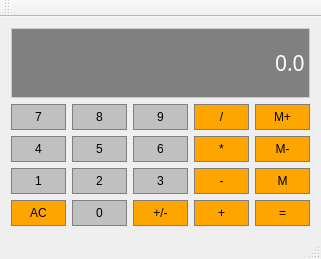
<?xml version="1.0" encoding="UTF-8"?>
<ui version="4.0">
 <class>QtCalcClass</class>
 <widget class="QMainWindow" name="QtCalcClass">
  <property name="geometry">
   <rect>
    <x>0</x>
    <y>0</y>
    <width>321</width>
    <height>259</height>
   </rect>
  </property>
  <property name="windowTitle">
   <string>QtCalc</string>
  </property>
  <widget class="QWidget" name="centralWidget">
   <layout class="QGridLayout" name="gridLayout">
    <item row="3" column="0" colspan="5">
     <widget class="QLineEdit" name="Display">
      <property name="sizePolicy">
       <sizepolicy hsizetype="Preferred" vsizetype="Expanding">
        <horstretch>0</horstretch>
        <verstretch>0</verstretch>
       </sizepolicy>
      </property>
      <property name="font">
       <font>
        <family>JetBrains Mono</family>
        <pointsize>16</pointsize>
       </font>
      </property>
      <property name="styleSheet">
       <string notr="true">QLineEdit{
	background-color: gray;
	border: 1px solid #CCCCCC;
	color: white;
}</string>
      </property>
      <property name="text">
       <string>0.0</string>
      </property>
      <property name="alignment">
       <set>Qt::AlignRight|Qt::AlignTrailing|Qt::AlignVCenter</set>
      </property>
     </widget>
    </item>
    <item row="6" column="2">
     <widget class="QPushButton" name="Button3">
      <property name="sizePolicy">
       <sizepolicy hsizetype="Preferred" vsizetype="Preferred">
        <horstretch>0</horstretch>
        <verstretch>0</verstretch>
       </sizepolicy>
      </property>
      <property name="styleSheet">
       <string notr="true">QPushButton{
	background-color: #C0C0C0;
	border: 1px solid gray;
	padding: 5px;
}

QPushButton:presed{
	background-color: #A9A9A9;
	border: 1px solid gray;
	padding: 5px;
}</string>
      </property>
      <property name="text">
       <string>3</string>
      </property>
     </widget>
    </item>
    <item row="4" column="2">
     <widget class="QPushButton" name="Button9">
      <property name="sizePolicy">
       <sizepolicy hsizetype="Preferred" vsizetype="Preferred">
        <horstretch>0</horstretch>
        <verstretch>0</verstretch>
       </sizepolicy>
      </property>
      <property name="styleSheet">
       <string notr="true">QPushButton{
	background-color: #C0C0C0;
	border: 1px solid gray;
	padding: 5px;
}

QPushButton:presed{
	background-color: #A9A9A9;
	border: 1px solid gray;
	padding: 5px;
}</string>
      </property>
      <property name="text">
       <string>9</string>
      </property>
     </widget>
    </item>
    <item row="6" column="4">
     <widget class="QPushButton" name="ButtonMemory">
      <property name="sizePolicy">
       <sizepolicy hsizetype="Preferred" vsizetype="Preferred">
        <horstretch>0</horstretch>
        <verstretch>0</verstretch>
       </sizepolicy>
      </property>
      <property name="styleSheet">
       <string notr="true">QPushButton{
	background-color: orange;
	border: 1px solid gray;
	padding: 5px;
}

QPushButton:presed{
	background-color: Darkorange;
	border: 1px solid gray;
	padding: 5px;
}</string>
      </property>
      <property name="text">
       <string>M</string>
      </property>
     </widget>
    </item>
    <item row="4" column="0">
     <widget class="QPushButton" name="Button7">
      <property name="sizePolicy">
       <sizepolicy hsizetype="Preferred" vsizetype="Preferred">
        <horstretch>0</horstretch>
        <verstretch>0</verstretch>
       </sizepolicy>
      </property>
      <property name="styleSheet">
       <string notr="true">QPushButton{
	background-color: #C0C0C0;
	border: 1px solid gray;
	padding: 5px;
}

QPushButton:presed{
	background-color: #A9A9A9;
	border: 1px solid gray;
	padding: 5px;
}</string>
      </property>
      <property name="text">
       <string>7</string>
      </property>
     </widget>
    </item>
    <item row="7" column="3">
     <widget class="QPushButton" name="ButtonAdd">
      <property name="sizePolicy">
       <sizepolicy hsizetype="Preferred" vsizetype="Preferred">
        <horstretch>0</horstretch>
        <verstretch>0</verstretch>
       </sizepolicy>
      </property>
      <property name="styleSheet">
       <string notr="true">QPushButton{
	background-color: orange;
	border: 1px solid gray;
	padding: 5px;
}

QPushButton:presed{
	background-color: Darkorange;
	border: 1px solid gray;
	padding: 5px;
}</string>
      </property>
      <property name="text">
       <string>+</string>
      </property>
     </widget>
    </item>
    <item row="5" column="3">
     <widget class="QPushButton" name="ButtonMultiply">
      <property name="sizePolicy">
       <sizepolicy hsizetype="Preferred" vsizetype="Preferred">
        <horstretch>0</horstretch>
        <verstretch>0</verstretch>
       </sizepolicy>
      </property>
      <property name="styleSheet">
       <string notr="true">QPushButton{
	background-color: orange;
	border: 1px solid gray;
	padding: 5px;
}

QPushButton:presed{
	background-color: Darkorange;
	border: 1px solid gray;
	padding: 5px;
}</string>
      </property>
      <property name="text">
       <string>*</string>
      </property>
     </widget>
    </item>
    <item row="6" column="1">
     <widget class="QPushButton" name="Button2">
      <property name="sizePolicy">
       <sizepolicy hsizetype="Preferred" vsizetype="Preferred">
        <horstretch>0</horstretch>
        <verstretch>0</verstretch>
       </sizepolicy>
      </property>
      <property name="styleSheet">
       <string notr="true">QPushButton{
	background-color: #C0C0C0;
	border: 1px solid gray;
	padding: 5px;
}

QPushButton:presed{
	background-color: #A9A9A9;
	border: 1px solid gray;
	padding: 5px;
}</string>
      </property>
      <property name="text">
       <string>2</string>
      </property>
     </widget>
    </item>
    <item row="5" column="4">
     <widget class="QPushButton" name="ButtonMemoryRemove">
      <property name="sizePolicy">
       <sizepolicy hsizetype="Preferred" vsizetype="Preferred">
        <horstretch>0</horstretch>
        <verstretch>0</verstretch>
       </sizepolicy>
      </property>
      <property name="styleSheet">
       <string notr="true">QPushButton{
	background-color: orange;
	border: 1px solid gray;
	padding: 5px;
}

QPushButton:presed{
	background-color: Darkorange;
	border: 1px solid gray;
	padding: 5px;
}</string>
      </property>
      <property name="text">
       <string>M-</string>
      </property>
     </widget>
    </item>
    <item row="4" column="3">
     <widget class="QPushButton" name="ButtonDivide">
      <property name="sizePolicy">
       <sizepolicy hsizetype="Preferred" vsizetype="Preferred">
        <horstretch>0</horstretch>
        <verstretch>0</verstretch>
       </sizepolicy>
      </property>
      <property name="styleSheet">
       <string notr="true">QPushButton{
	background-color: orange;
	border: 1px solid gray;
	padding: 5px;
}

QPushButton:presed{
	background-color: Darkorange;
	border: 1px solid gray;
	padding: 5px;
}</string>
      </property>
      <property name="text">
       <string>/</string>
      </property>
     </widget>
    </item>
    <item row="4" column="1">
     <widget class="QPushButton" name="Button8">
      <property name="sizePolicy">
       <sizepolicy hsizetype="Preferred" vsizetype="Preferred">
        <horstretch>0</horstretch>
        <verstretch>0</verstretch>
       </sizepolicy>
      </property>
      <property name="styleSheet">
       <string notr="true">QPushButton{
	background-color: #C0C0C0;
	border: 1px solid gray;
	padding: 5px;
}

QPushButton:presed{
	background-color: #A9A9A9;
	border: 1px solid gray;
	padding: 5px;
}</string>
      </property>
      <property name="text">
       <string>8</string>
      </property>
     </widget>
    </item>
    <item row="7" column="2">
     <widget class="QPushButton" name="ButtonSign">
      <property name="sizePolicy">
       <sizepolicy hsizetype="Preferred" vsizetype="Preferred">
        <horstretch>0</horstretch>
        <verstretch>0</verstretch>
       </sizepolicy>
      </property>
      <property name="styleSheet">
       <string notr="true">QPushButton{
	background-color: orange;
	border: 1px solid gray;
	padding: 5px;
}

QPushButton:presed{
	background-color: Darkorange;
	border: 1px solid gray;
	padding: 5px;
}</string>
      </property>
      <property name="text">
       <string>+/-</string>
      </property>
     </widget>
    </item>
    <item row="4" column="4">
     <widget class="QPushButton" name="ButtonMemoryAdd">
      <property name="sizePolicy">
       <sizepolicy hsizetype="Preferred" vsizetype="Preferred">
        <horstretch>0</horstretch>
        <verstretch>0</verstretch>
       </sizepolicy>
      </property>
      <property name="styleSheet">
       <string notr="true">QPushButton{
	background-color: orange;
	border: 1px solid gray;
	padding: 5px;
}

QPushButton:presed{
	background-color: Darkorange;
	border: 1px solid gray;
	padding: 5px;
}</string>
      </property>
      <property name="text">
       <string>M+</string>
      </property>
     </widget>
    </item>
    <item row="5" column="1">
     <widget class="QPushButton" name="Button5">
      <property name="sizePolicy">
       <sizepolicy hsizetype="Preferred" vsizetype="Preferred">
        <horstretch>0</horstretch>
        <verstretch>0</verstretch>
       </sizepolicy>
      </property>
      <property name="styleSheet">
       <string notr="true">QPushButton{
	background-color: #C0C0C0;
	border: 1px solid gray;
	padding: 5px;
}

QPushButton:presed{
	background-color: #A9A9A9;
	border: 1px solid gray;
	padding: 5px;
}</string>
      </property>
      <property name="text">
       <string>5</string>
      </property>
     </widget>
    </item>
    <item row="7" column="0">
     <widget class="QPushButton" name="ButtonClear">
      <property name="sizePolicy">
       <sizepolicy hsizetype="Preferred" vsizetype="Preferred">
        <horstretch>0</horstretch>
        <verstretch>0</verstretch>
       </sizepolicy>
      </property>
      <property name="styleSheet">
       <string notr="true">QPushButton{
	background-color: orange;
	border: 1px solid gray;
	padding: 5px;
}

QPushButton:presed{
	background-color: Darkorange;
	border: 1px solid gray;
	padding: 5px;
}</string>
      </property>
      <property name="text">
       <string>AC</string>
      </property>
     </widget>
    </item>
    <item row="5" column="0">
     <widget class="QPushButton" name="Button4">
      <property name="sizePolicy">
       <sizepolicy hsizetype="Preferred" vsizetype="Preferred">
        <horstretch>0</horstretch>
        <verstretch>0</verstretch>
       </sizepolicy>
      </property>
      <property name="styleSheet">
       <string notr="true">QPushButton{
	background-color: #C0C0C0;
	border: 1px solid gray;
	padding: 5px;
}

QPushButton:presed{
	background-color: #A9A9A9;
	border: 1px solid gray;
	padding: 5px;
}</string>
      </property>
      <property name="text">
       <string>4</string>
      </property>
     </widget>
    </item>
    <item row="7" column="1">
     <widget class="QPushButton" name="Button0">
      <property name="sizePolicy">
       <sizepolicy hsizetype="Preferred" vsizetype="Preferred">
        <horstretch>0</horstretch>
        <verstretch>0</verstretch>
       </sizepolicy>
      </property>
      <property name="styleSheet">
       <string notr="true">QPushButton{
	background-color: #C0C0C0;
	border: 1px solid gray;
	padding: 5px;
}

QPushButton:presed{
	background-color: #A9A9A9;
	border: 1px solid gray;
	padding: 5px;
}</string>
      </property>
      <property name="text">
       <string>0</string>
      </property>
     </widget>
    </item>
    <item row="5" column="2">
     <widget class="QPushButton" name="Button6">
      <property name="sizePolicy">
       <sizepolicy hsizetype="Preferred" vsizetype="Preferred">
        <horstretch>0</horstretch>
        <verstretch>0</verstretch>
       </sizepolicy>
      </property>
      <property name="styleSheet">
       <string notr="true">QPushButton{
	background-color: #C0C0C0;
	border: 1px solid gray;
	padding: 5px;
}

QPushButton:presed{
	background-color: #A9A9A9;
	border: 1px solid gray;
	padding: 5px;
}</string>
      </property>
      <property name="text">
       <string>6</string>
      </property>
     </widget>
    </item>
    <item row="7" column="4">
     <widget class="QPushButton" name="ButtonResult">
      <property name="sizePolicy">
       <sizepolicy hsizetype="Preferred" vsizetype="Preferred">
        <horstretch>0</horstretch>
        <verstretch>0</verstretch>
       </sizepolicy>
      </property>
      <property name="styleSheet">
       <string notr="true">QPushButton{
	background-color: orange;
	border: 1px solid gray;
	padding: 5px;
}

QPushButton:presed{
	background-color: Darkorange;
	border: 1px solid gray;
	padding: 5px;
}</string>
      </property>
      <property name="text">
       <string>=</string>
      </property>
     </widget>
    </item>
    <item row="6" column="0">
     <widget class="QPushButton" name="Button1">
      <property name="sizePolicy">
       <sizepolicy hsizetype="Preferred" vsizetype="Preferred">
        <horstretch>0</horstretch>
        <verstretch>0</verstretch>
       </sizepolicy>
      </property>
      <property name="styleSheet">
       <string notr="true">QPushButton{
	background-color: #C0C0C0;
	border: 1px solid gray;
	padding: 5px;
}

QPushButton:presed{
	background-color: #A9A9A9;
	border: 1px solid gray;
	padding: 5px;
}</string>
      </property>
      <property name="text">
       <string>1</string>
      </property>
     </widget>
    </item>
    <item row="6" column="3">
     <widget class="QPushButton" name="ButtonSubstract">
      <property name="sizePolicy">
       <sizepolicy hsizetype="Preferred" vsizetype="Preferred">
        <horstretch>0</horstretch>
        <verstretch>0</verstretch>
       </sizepolicy>
      </property>
      <property name="styleSheet">
       <string notr="true">QPushButton{
	background-color: orange;
	border: 1px solid gray;
	padding: 5px;
}

QPushButton:presed{
	background-color: Darkorange;
	border: 1px solid gray;
	padding: 5px;
}</string>
      </property>
      <property name="text">
       <string>-</string>
      </property>
     </widget>
    </item>
   </layout>
  </widget>
  <widget class="QMenuBar" name="menuBar">
   <property name="geometry">
    <rect>
     <x>0</x>
     <y>0</y>
     <width>321</width>
     <height>21</height>
    </rect>
   </property>
  </widget>
  <widget class="QToolBar" name="mainToolBar">
   <attribute name="toolBarArea">
    <enum>TopToolBarArea</enum>
   </attribute>
   <attribute name="toolBarBreak">
    <bool>false</bool>
   </attribute>
  </widget>
  <widget class="QStatusBar" name="statusBar"/>
 </widget>
 <layoutdefault spacing="6" margin="11"/>
 <resources>
  <include location="../../QtCalc.qrc"/>
 </resources>
 <connections/>
</ui>
